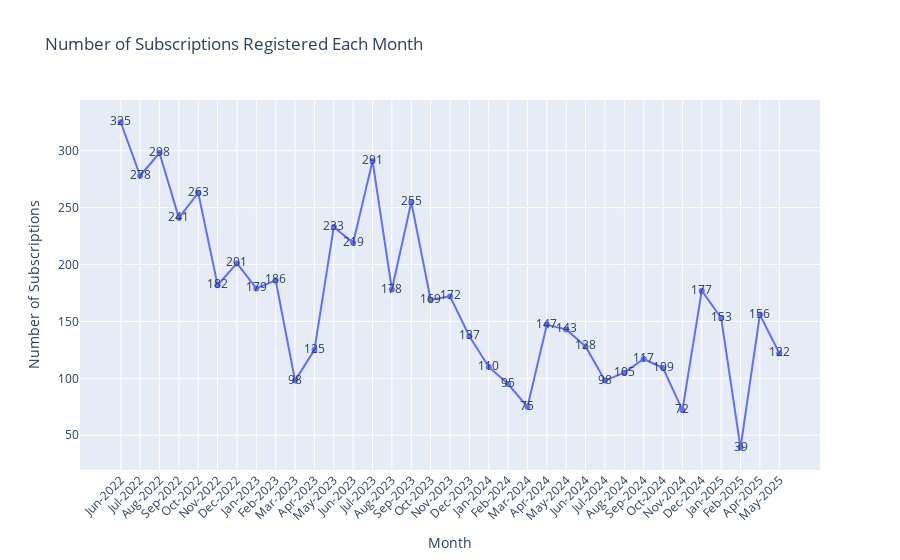

The notebook cell this image was saved under:
### Code cell
df_customers_with_programs['created_month_year_str'] = df_customers_with_programs['created_at'].dt.strftime('%b-%Y')

monthly_counts = df_customers_with_programs.groupby('created_month_year_str').size().reset_index(name='count')

monthly_counts['created_month_year_str'] = pd.to_datetime(monthly_counts['created_month_year_str'], format='%b-%Y')
monthly_counts = monthly_counts.sort_values('created_month_year_str')
monthly_counts['created_month_year_str'] = monthly_counts['created_month_year_str'].dt.strftime('%b-%Y')

px.line(
    monthly_counts,
    x='created_month_year_str',
    y='count',
    title='Number of Subscriptions Registered Each Month',
    markers=True,
    text='count',
).update_layout(
    xaxis_title='Month',
    yaxis_title='Number of Subscriptions',
    xaxis_tickangle=-45
)

### Figure 1 — Plotly figure (JSON) as saved in the notebook; plotly's stock layout.template omitted (floating-point values rounded to 4 significant figures)
{"data": [{"hovertemplate": "created_month_year_str=%{x}<br>count=%{text}<extra></extra>", "legendgroup": "", "line": {"color": "#636efa", "dash": "solid"}, "marker": {"symbol": "circle"}, "mode": "lines+markers+text", "name": "", "orientation": "v", "showlegend": false, "text": [325.0, 278.0, 298.0, 241.0, 263.0, 182.0, 201.0, 179.0, 186.0, 98.0, 125.0, 233.0, 219.0, 291.0, 178.0, 255.0, 169.0, 172.0, 137.0, 110.0, 95.0, 75.0, 147.0, 143.0, 128.0, 98.0, 105.0, 117.0, 109.0, 72.0, 177.0, 153.0, 39.0, 156.0, 122.0], "type": "scatter", "x": ["Jun-2022", "Jul-2022", "Aug-2022", "Sep-2022", "Oct-2022", "Nov-2022", "Dec-2022", "Jan-2023", "Feb-2023", "Mar-2023", "Apr-2023", "May-2023", "Jun-2023", "Jul-2023", "Aug-2023", "Sep-2023", "Oct-2023", "Nov-2023", "Dec-2023", "Jan-2024", "Feb-2024", "Mar-2024", "Apr-2024", "May-2024", "Jun-2024", "Jul-2024", "Aug-2024", "Sep-2024", "Oct-2024", "Nov-2024", "Dec-2024", "Jan-2025", "Feb-2025", "Apr-2025", "May-2025"], "xaxis": "x", "y": [325, 278, 298, 241, 263, 182, 201, 179, 186, 98, 125, 233, 219, 291, 178, 255, 169, 172, 137, 110, 95, 75, 147, 143, 128, 98, 105, 117, 109, 72, 177, 153, 39, 156, 122], "yaxis": "y"}], "layout": {"legend": {"tracegroupgap": 0}, "title": {"text": "Number of Subscriptions Registered Each Month"}, "xaxis": {"anchor": "y", "domain": [0, 1], "tickangle": -45, "title": {"text": "Month"}}, "yaxis": {"anchor": "x", "domain": [0, 1], "title": {"text": "Number of Subscriptions"}}}}
